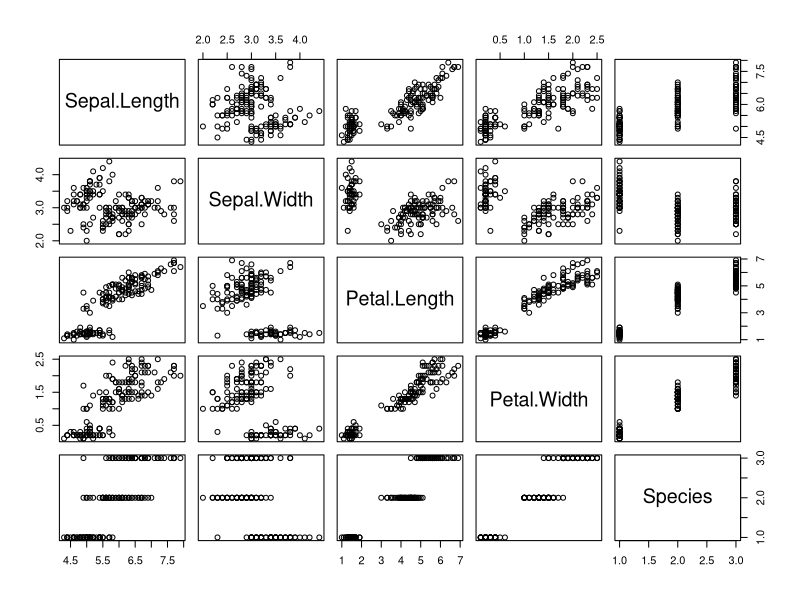
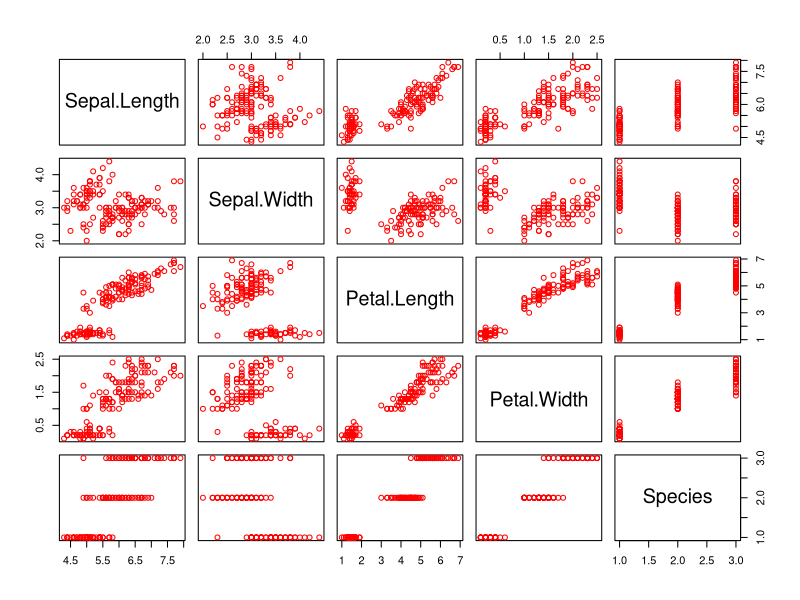
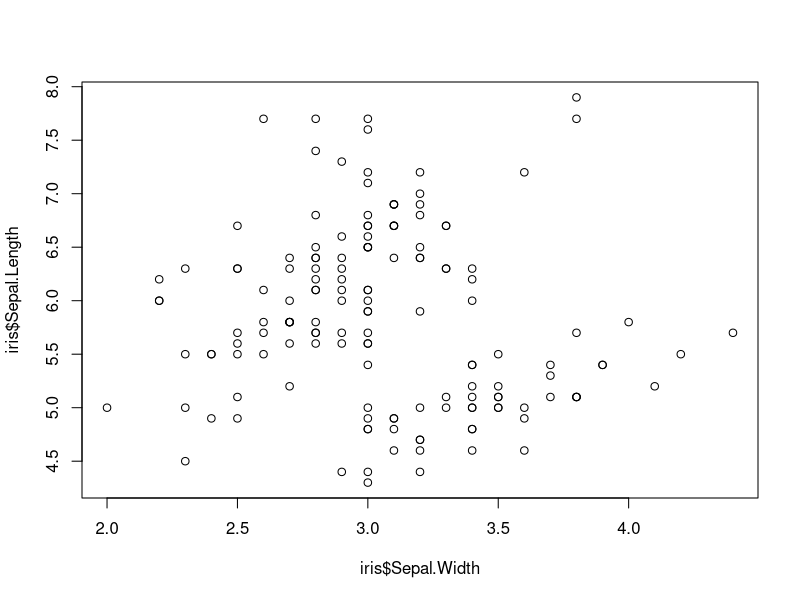
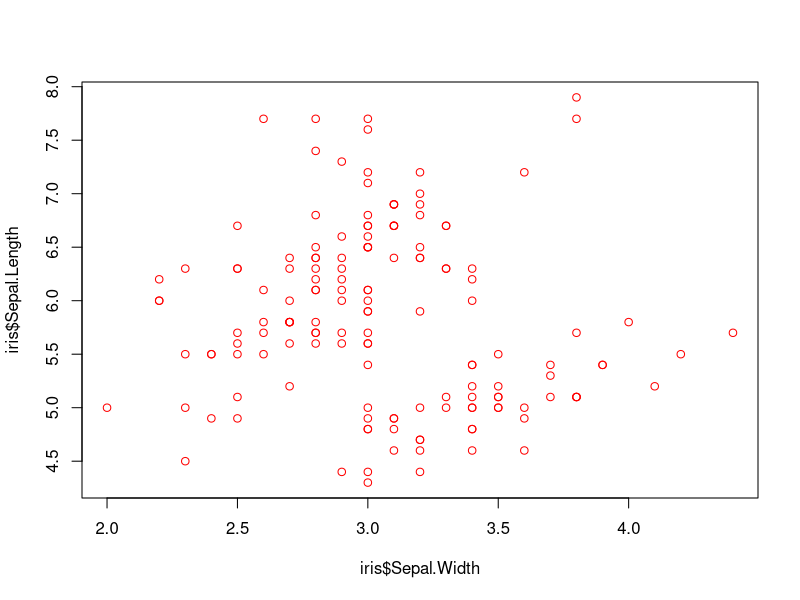
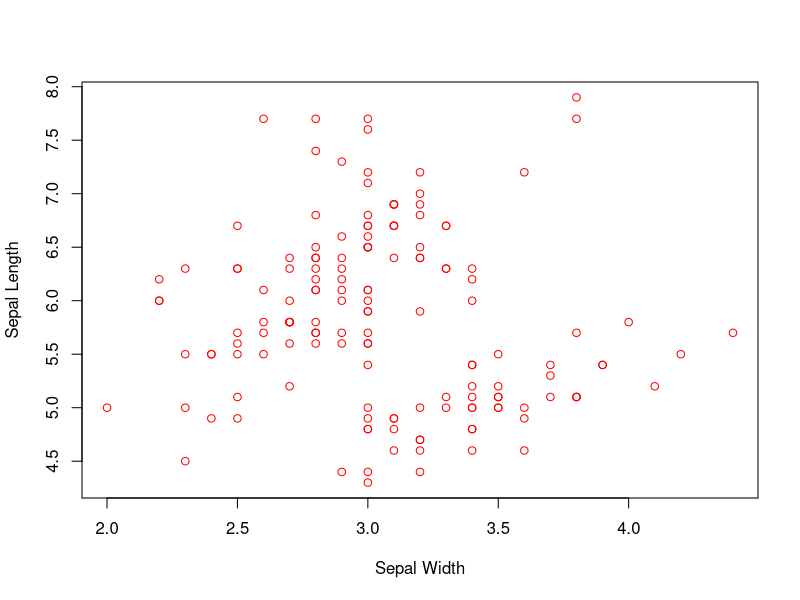
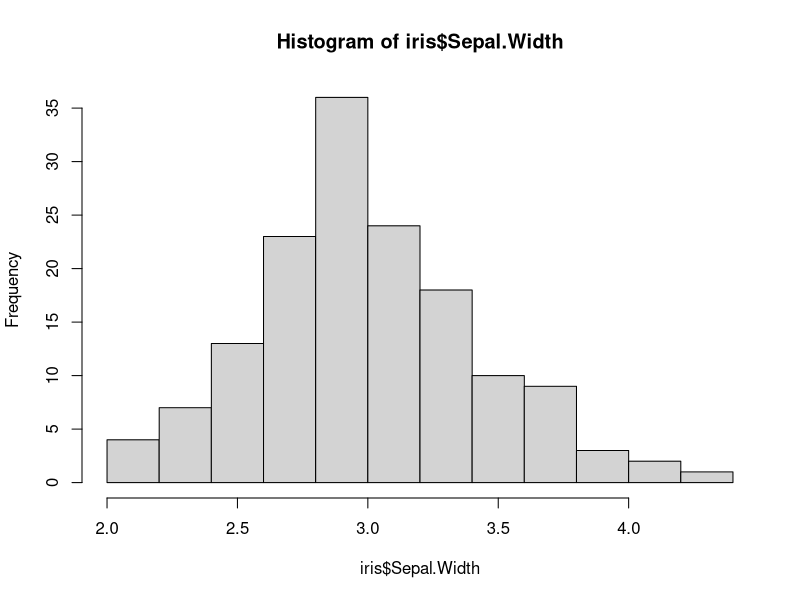
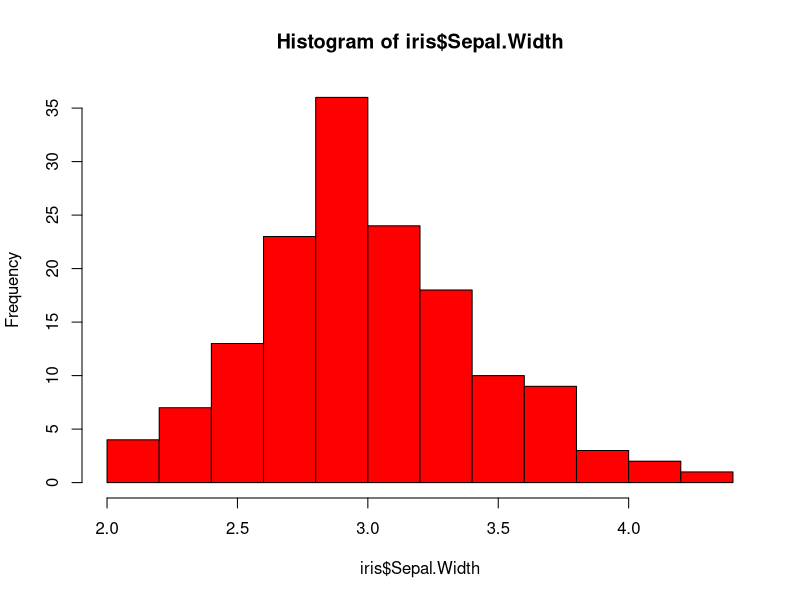
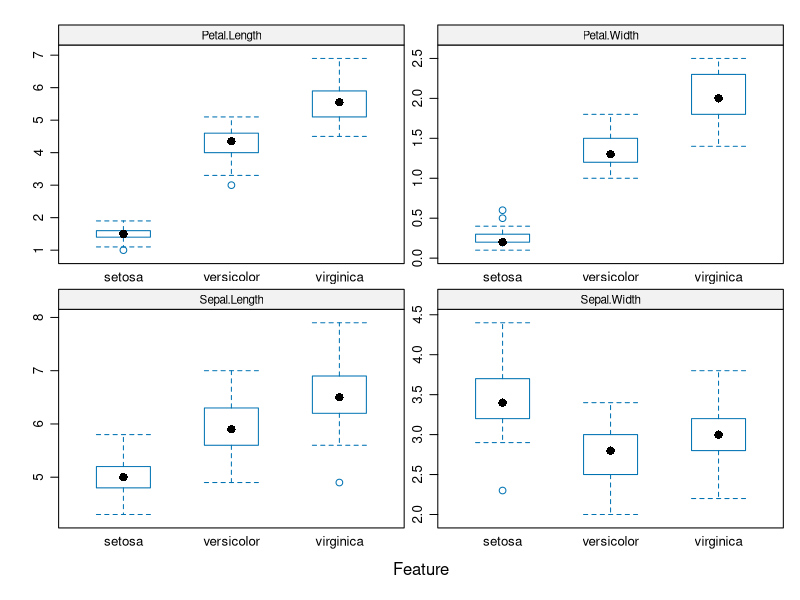

Write the R code that produced these figures, in order.
# Loading Iris data set

install.packages("datasets")

library(datasets)
data(iris)

iris = datasets::iris

View(iris)


# Display Summary Statistics
#head/tail
head(iris, 4)
tail(iris, 4)

summary(iris)
summary(iris$Sepal.Length)

# Check for missing data
sum(is.na(iris))


install.packages("skimr")
library(skimr)

skim(iris)

# Group data by Species then perform skim
iris %>%
  dplyr::group_by(Species) %>%
  skim()


# Quick data visualization using base R

# Panel plots
plot(iris)
plot(iris, col = "red")

# Scatter plot
plot(iris$Sepal.Width, iris$Sepal.Length)

plot(iris$Sepal.Width, iris$Sepal.Length, col = "red")

plot(iris$Sepal.Width, iris$Sepal.Length, col = "red",
     xlab = "Sepal Width", ylab = "Sepal Length")

# Histogram
hist(iris$Sepal.Width)
hist(iris$Sepal.Width, col = "red")

# Feature plots
install.packages("caret")
library(caret)
featurePlot(x = iris[,1:4],
            y = iris$Species,
            plot = "box",
            strip = strip.custom(par.strip.text = list(cex=.7)),
            scales = list(x = list(relation="free"),
                          y = list(relation="free")))

